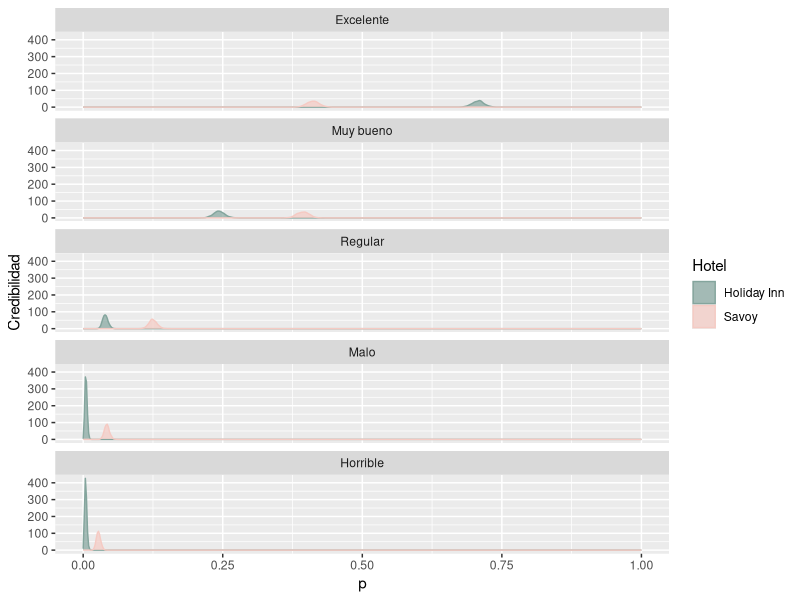
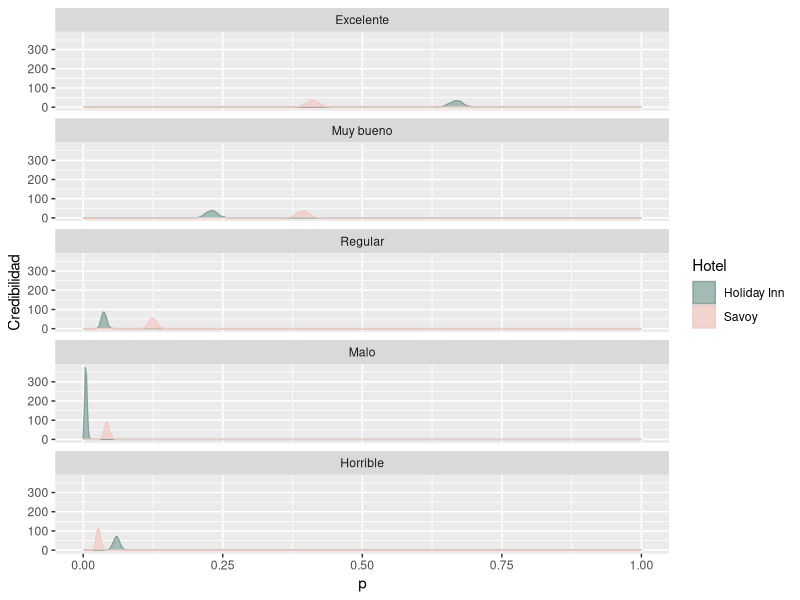
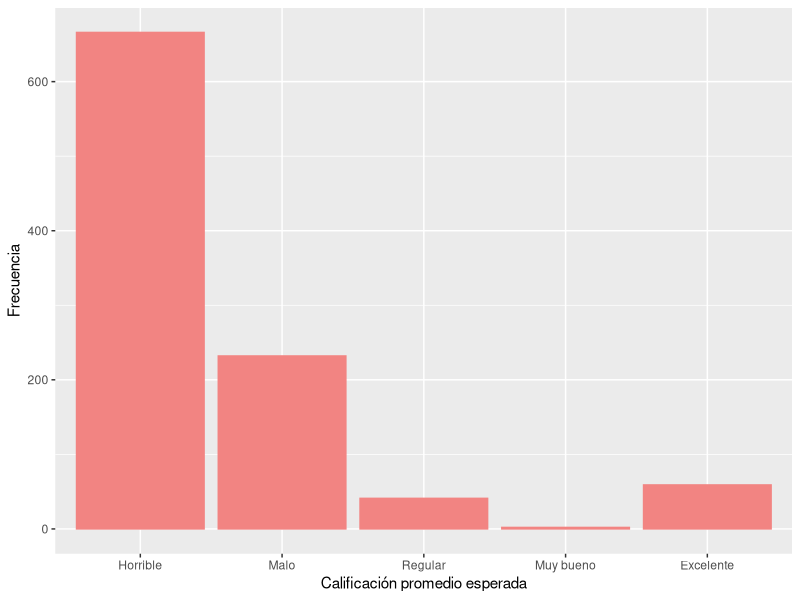

Source code (R) for these figures, in order:
# Librerías
library(ggplot2)
library(gtools)
set.seed(1406)

# Inferencia -------------------------------------------------------------------

# Prior Dirichlet uniforme
alpha_prior <- c(1, 1, 1, 1, 1)

# Observaciones
observaciones_holiday_inn <- c(1214, 417, 67, 8, 7)
observaciones_savoy <- c(855, 818, 259, 88, 56)

# Posterior Dirichlet
posterior_holiday_inn <- alpha_prior + observaciones_holiday_inn
posterior_savoy <- alpha_prior + observaciones_savoy

# Simulaciones
sim_holiday_inn <- rdirichlet(1000, posterior_holiday_inn)
sim_savoy <- rdirichlet(1000, posterior_savoy)

# Data frame
df_holiday_inn <- data.frame(Proporcion = c(sim_holiday_inn[, 1], sim_holiday_inn[, 2], sim_holiday_inn[, 3], sim_holiday_inn[, 4], sim_holiday_inn[, 5]), 
                             Estrellas = factor(rep(c("Excelente", "Muy bueno", "Regular", "Malo", "Horrible"), each = 1000), 
                                                levels = c("Excelente", "Muy bueno", "Regular", "Malo", "Horrible"), ordered = TRUE), 
                             Hotel = "Holiday Inn")

df_savoy <- data.frame(Proporcion = c(sim_savoy[, 1], sim_savoy[, 2], sim_savoy[, 3], sim_savoy[, 4], sim_savoy[, 5]), 
                       Estrellas = factor(rep(c("Excelente", "Muy bueno", "Regular", "Malo", "Horrible"), each = 1000), 
                                          levels = c("Excelente", "Muy bueno", "Regular", "Malo", "Horrible"), ordered = TRUE), 
                       Hotel = "Savoy")

df <- rbind(df_holiday_inn, df_savoy)

# Grafico
ggplot(df, aes(x = Proporcion, colour = Hotel, fill = Hotel)) +
  geom_density(alpha = 0.7) +
  labs(x = "p", y = "Credibilidad") +
  facet_wrap(~ Estrellas,, nrow=5) +
  scale_fill_manual(values = c("#84A59D","#F5CAC3")) +
  scale_color_manual(values = c("#84A59D","#F5CAC3")) +
  scale_x_continuous(limits=c(0,1)) +
  theme_grey()

# 100 "Horrible" en Holiday Inn
observaciones_holiday_inn_n <- c(0, 0, 0, 0, 100)
posterior_holiday_inn_n <- posterior_holiday_inn + observaciones_holiday_inn_n
sim_holiday_inn <- rdirichlet(1000, posterior_holiday_inn_n)
df_holiday_inn_n <- data.frame(Proporcion = c(sim_holiday_inn[, 1], sim_holiday_inn[, 2], sim_holiday_inn[, 3], sim_holiday_inn[, 4], sim_holiday_inn[, 5]), 
                             Estrellas = factor(rep(c("Excelente", "Muy bueno", "Regular", "Malo", "Horrible"), each = 1000), 
                                                levels = c("Excelente", "Muy bueno", "Regular", "Malo", "Horrible"), ordered = TRUE), 
                             Hotel = "Holiday Inn")
df <- rbind(df_holiday_inn_n, df_savoy)

# Grafico
ggplot(df, aes(x = Proporcion, colour = Hotel, fill = Hotel)) +
  geom_density(alpha = 0.7) +
  labs(x = "p", y = "Credibilidad") +
  facet_wrap(~ Estrellas, nrow=5) +
  scale_fill_manual(values = c("#84A59D","#F5CAC3")) +
  scale_color_manual(values = c("#84A59D","#F5CAC3")) +
  scale_x_continuous(limits=c(0,1)) +
  theme_grey()

# Generativo -------------------------------------------------------------------

# Simulación con posterior
n_simulaciones <- 1000
simulaciones_nuevas <- rdirichlet(n_simulaciones, posterior_holiday_inn_n)

# Nuevos puntajes para el hotel
puntajes <- numeric()
for (i in 1:1000) {
  puntajes[i] <- sum(rmultinom(1,1,simulaciones_nuevas[i,])*(1:5))
}

# Data frame de puntaje promedio
df_puntajes <- data.frame(
  puntaje = factor(puntajes, levels = 1:5, 
                   labels = c("Horrible", "Malo", "Regular", "Muy bueno", "Excelente"))
)

# Grafico
ggplot(df_puntajes, aes(x = puntaje)) +
  geom_bar(binwidth = 0.1, fill = "#F28482", color = "#F28482") +
  labs(x = "Calificación promedio esperada", y = "Frecuencia") +
  theme_grey()        
